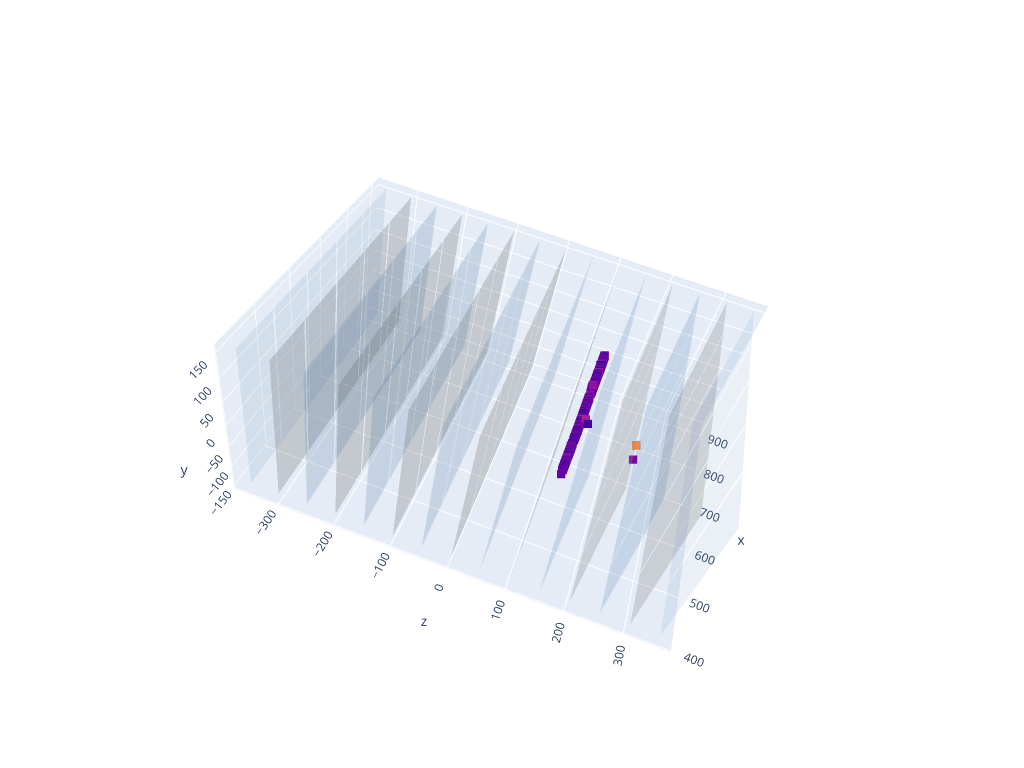

Notebook source saved alongside this figure:
### Code cell
fig = go.Figure()

fig.add_traces(draw_cathode_planes(
    geom_dict,
    run_config_path,
    showscale=False,
    opacity=0.3,
    colorscale='Greys',
))

fig.add_traces(draw_anode_planes(
    geom_dict,
    run_config_path,
    showscale=False,
    opacity=0.1,
    colorscale='ice',
))

trace = go.Scatter3d(
        x=x, y=y, z=z,
        marker_color=dQ,
        name='Reco3D',
        mode='markers',
        marker_size=3,
        marker_symbol='square',
        opacity=1.
        )

fig.update_layout(
    width=1024, height=768,
    legend_orientation="v",
)

fig.add_traces(trace)
fig.show()
